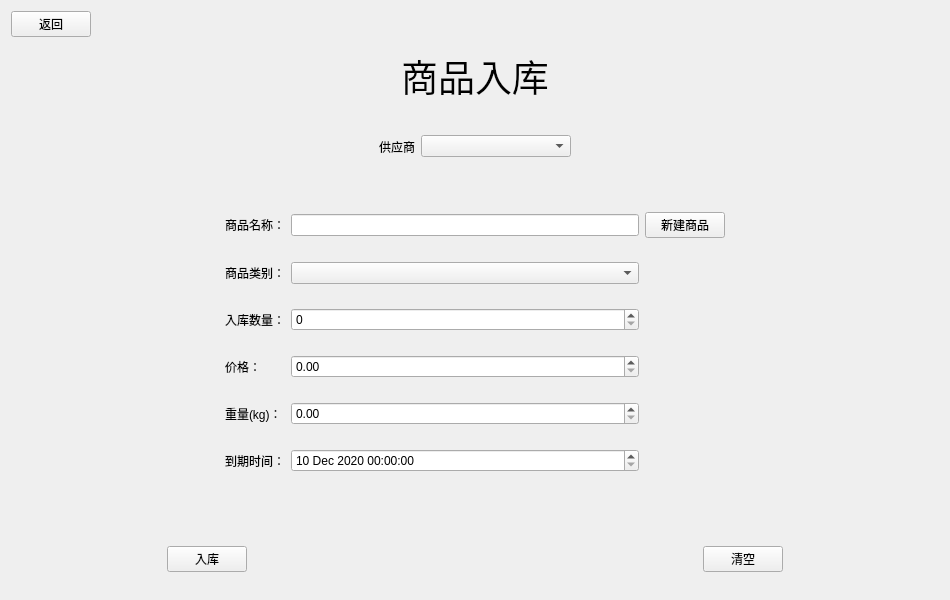
<?xml version="1.0" encoding="UTF-8"?>
<ui version="4.0">
 <class>InForm</class>
 <widget class="QWidget" name="InForm">
  <property name="geometry">
   <rect>
    <x>0</x>
    <y>0</y>
    <width>950</width>
    <height>600</height>
   </rect>
  </property>
  <property name="minimumSize">
   <size>
    <width>950</width>
    <height>600</height>
   </size>
  </property>
  <property name="windowTitle">
   <string>Form</string>
  </property>
  <layout class="QVBoxLayout" name="verticalLayout">
   <item>
    <widget class="QPushButton" name="pushButton_close">
     <property name="maximumSize">
      <size>
       <width>80</width>
       <height>16777215</height>
      </size>
     </property>
     <property name="text">
      <string>返回</string>
     </property>
    </widget>
   </item>
   <item>
    <widget class="QLabel" name="label_9">
     <property name="font">
      <font>
       <family>Agency FB</family>
       <pointsize>28</pointsize>
      </font>
     </property>
     <property name="text">
      <string>商品入库</string>
     </property>
     <property name="alignment">
      <set>Qt::AlignCenter</set>
     </property>
    </widget>
   </item>
   <item>
    <widget class="QWidget" name="widget" native="true">
     <layout class="QHBoxLayout" name="horizontalLayout">
      <property name="leftMargin">
       <number>0</number>
      </property>
      <property name="topMargin">
       <number>0</number>
      </property>
      <property name="rightMargin">
       <number>0</number>
      </property>
      <property name="bottomMargin">
       <number>0</number>
      </property>
      <item>
       <spacer name="horizontalSpacer">
        <property name="orientation">
         <enum>Qt::Horizontal</enum>
        </property>
        <property name="sizeHint" stdset="0">
         <size>
          <width>353</width>
          <height>20</height>
         </size>
        </property>
       </spacer>
      </item>
      <item>
       <widget class="QLabel" name="label">
        <property name="text">
         <string>供应商</string>
        </property>
       </widget>
      </item>
      <item>
       <widget class="QComboBox" name="comboBox">
        <property name="minimumSize">
         <size>
          <width>150</width>
          <height>0</height>
         </size>
        </property>
       </widget>
      </item>
      <item>
       <spacer name="horizontalSpacer_2">
        <property name="orientation">
         <enum>Qt::Horizontal</enum>
        </property>
        <property name="sizeHint" stdset="0">
         <size>
          <width>353</width>
          <height>20</height>
         </size>
        </property>
       </spacer>
      </item>
     </layout>
    </widget>
   </item>
   <item>
    <widget class="QWidget" name="widget_3" native="true">
     <layout class="QGridLayout" name="gridLayout_2">
      <item row="0" column="0">
       <spacer name="horizontalSpacer_3">
        <property name="orientation">
         <enum>Qt::Horizontal</enum>
        </property>
        <property name="sizeHint" stdset="0">
         <size>
          <width>40</width>
          <height>20</height>
         </size>
        </property>
       </spacer>
      </item>
      <item row="0" column="1">
       <widget class="QWidget" name="widget_2" native="true">
        <property name="minimumSize">
         <size>
          <width>500</width>
          <height>300</height>
         </size>
        </property>
        <layout class="QGridLayout" name="gridLayout">
         <property name="leftMargin">
          <number>0</number>
         </property>
         <property name="topMargin">
          <number>0</number>
         </property>
         <property name="rightMargin">
          <number>0</number>
         </property>
         <property name="bottomMargin">
          <number>0</number>
         </property>
         <item row="0" column="3">
          <widget class="QPushButton" name="pushButton_new">
           <property name="text">
            <string>新建商品</string>
           </property>
          </widget>
         </item>
         <item row="5" column="0">
          <widget class="QLabel" name="label_7">
           <property name="text">
            <string>到期时间：</string>
           </property>
          </widget>
         </item>
         <item row="0" column="0">
          <widget class="QLabel" name="label_2">
           <property name="text">
            <string>商品名称：</string>
           </property>
          </widget>
         </item>
         <item row="1" column="2">
          <widget class="QComboBox" name="comboBox_2">
           <property name="minimumSize">
            <size>
             <width>150</width>
             <height>0</height>
            </size>
           </property>
          </widget>
         </item>
         <item row="0" column="2">
          <widget class="QLineEdit" name="lineEdit">
           <property name="minimumSize">
            <size>
             <width>150</width>
             <height>0</height>
            </size>
           </property>
          </widget>
         </item>
         <item row="2" column="0">
          <widget class="QLabel" name="label_4">
           <property name="text">
            <string>入库数量：</string>
           </property>
          </widget>
         </item>
         <item row="3" column="0">
          <widget class="QLabel" name="label_5">
           <property name="text">
            <string>价格：</string>
           </property>
          </widget>
         </item>
         <item row="2" column="2">
          <widget class="QSpinBox" name="spinBox_num">
           <property name="minimumSize">
            <size>
             <width>150</width>
             <height>0</height>
            </size>
           </property>
           <property name="maximum">
            <number>10000</number>
           </property>
          </widget>
         </item>
         <item row="1" column="0">
          <widget class="QLabel" name="label_3">
           <property name="text">
            <string>商品类别：</string>
           </property>
          </widget>
         </item>
         <item row="4" column="2">
          <widget class="QDoubleSpinBox" name="doubleSpinBox__kg">
           <property name="minimumSize">
            <size>
             <width>150</width>
             <height>0</height>
            </size>
           </property>
           <property name="maximum">
            <double>1000.000000000000000</double>
           </property>
          </widget>
         </item>
         <item row="3" column="2">
          <widget class="QDoubleSpinBox" name="doubleSpinBox_price">
           <property name="minimumSize">
            <size>
             <width>150</width>
             <height>0</height>
            </size>
           </property>
           <property name="maximum">
            <double>10000.000000000000000</double>
           </property>
          </widget>
         </item>
         <item row="4" column="0">
          <widget class="QLabel" name="label_6">
           <property name="text">
            <string>重量(kg)：</string>
           </property>
          </widget>
         </item>
         <item row="5" column="2">
          <widget class="QDateTimeEdit" name="dateTimeEdit">
           <property name="dateTime">
            <datetime>
             <hour>0</hour>
             <minute>0</minute>
             <second>0</second>
             <year>2020</year>
             <month>12</month>
             <day>10</day>
            </datetime>
           </property>
           <property name="date">
            <date>
             <year>2020</year>
             <month>12</month>
             <day>10</day>
            </date>
           </property>
           <property name="minimumDate">
            <date>
             <year>2020</year>
             <month>12</month>
             <day>10</day>
            </date>
           </property>
          </widget>
         </item>
        </layout>
       </widget>
      </item>
      <item row="0" column="2">
       <spacer name="horizontalSpacer_4">
        <property name="orientation">
         <enum>Qt::Horizontal</enum>
        </property>
        <property name="sizeHint" stdset="0">
         <size>
          <width>204</width>
          <height>20</height>
         </size>
        </property>
       </spacer>
      </item>
     </layout>
    </widget>
   </item>
   <item>
    <spacer name="horizontalSpacer_13">
     <property name="orientation">
      <enum>Qt::Horizontal</enum>
     </property>
     <property name="sizeHint" stdset="0">
      <size>
       <width>40</width>
       <height>20</height>
      </size>
     </property>
    </spacer>
   </item>
   <item>
    <widget class="QWidget" name="widget_4" native="true">
     <property name="maximumSize">
      <size>
       <width>16777215</width>
       <height>60</height>
      </size>
     </property>
     <layout class="QHBoxLayout" name="horizontalLayout_2">
      <item>
       <spacer name="horizontalSpacer_6">
        <property name="orientation">
         <enum>Qt::Horizontal</enum>
        </property>
        <property name="sizeHint" stdset="0">
         <size>
          <width>40</width>
          <height>20</height>
         </size>
        </property>
       </spacer>
      </item>
      <item>
       <widget class="QPushButton" name="pushButton_in">
        <property name="text">
         <string>入库</string>
        </property>
       </widget>
      </item>
      <item>
       <spacer name="horizontalSpacer_8">
        <property name="orientation">
         <enum>Qt::Horizontal</enum>
        </property>
        <property name="sizeHint" stdset="0">
         <size>
          <width>129</width>
          <height>20</height>
         </size>
        </property>
       </spacer>
      </item>
      <item>
       <widget class="QLabel" name="label_tip">
        <property name="sizePolicy">
         <sizepolicy hsizetype="MinimumExpanding" vsizetype="MinimumExpanding">
          <horstretch>0</horstretch>
          <verstretch>0</verstretch>
         </sizepolicy>
        </property>
        <property name="minimumSize">
         <size>
          <width>150</width>
          <height>0</height>
         </size>
        </property>
        <property name="text">
         <string/>
        </property>
        <property name="alignment">
         <set>Qt::AlignCenter</set>
        </property>
       </widget>
      </item>
      <item>
       <spacer name="horizontalSpacer_9">
        <property name="orientation">
         <enum>Qt::Horizontal</enum>
        </property>
        <property name="sizeHint" stdset="0">
         <size>
          <width>129</width>
          <height>20</height>
         </size>
        </property>
       </spacer>
      </item>
      <item>
       <widget class="QPushButton" name="pushButton_clear">
        <property name="text">
         <string>清空</string>
        </property>
       </widget>
      </item>
      <item>
       <spacer name="horizontalSpacer_7">
        <property name="orientation">
         <enum>Qt::Horizontal</enum>
        </property>
        <property name="sizeHint" stdset="0">
         <size>
          <width>57</width>
          <height>20</height>
         </size>
        </property>
       </spacer>
      </item>
     </layout>
    </widget>
   </item>
  </layout>
 </widget>
 <resources/>
 <connections/>
</ui>
